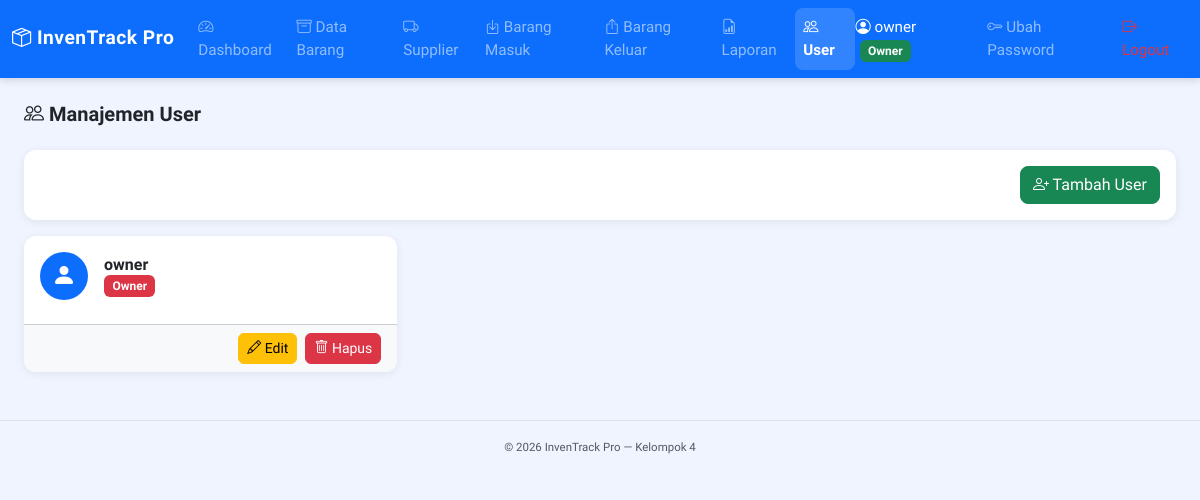
Page /pages/manajemen_user.php (signed in) on the earlier database version.
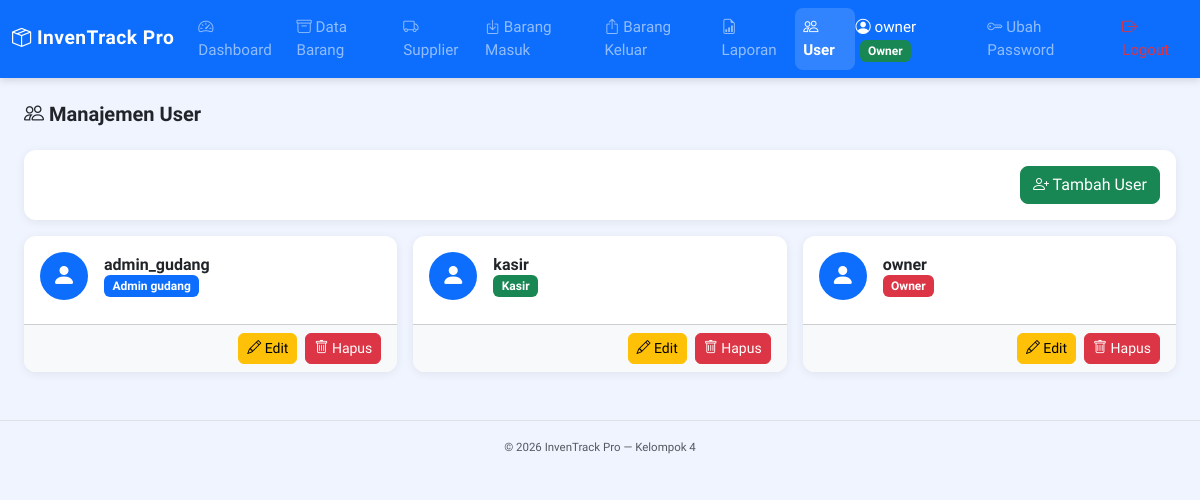
Same page on the later database version.
### tables this page shows
CREATE TABLE `users` (
  `id_user` int(11) NOT NULL,
  `username` varchar(50) NOT NULL,
  `password` varchar(255) NOT NULL,
  `role` enum('admin_gudang','kasir','owner') NOT NULL
);

### pages/manajemen_user.php (the view, shortened to what this page needs)
<?php require_once __DIR__ . '/../includes/header.php'; ?>
<?php
$result = mysqli_query($conn, "SELECT * FROM users ORDER BY role ASC, username ASC");
?>
<h5 class="fw-bold mb-4"><i class="bi bi-people"></i> Manajemen User</h5>
<div class="card mb-3">
    <div class="card-body d-flex justify-content-end">
        <button class="btn btn-success" data-bs-toggle="modal" data-bs-target="#modalTambah">
            <i class="bi bi-person-plus"></i> Tambah User
        </button>
    </div>
</div>
<div class="row g-3">
    <?php if (mysqli_num_rows($result) > 0): ?>
        <?php while ($row = mysqli_fetch_assoc($result)): ?>
        <div class="col-md-4 col-sm-6">
            <div class="card h-100">
                <div class="card-body">
                    <div class="d-flex align-items-center gap-3 mb-2">
                        <div class="bg-primary rounded-circle d-flex align-items-center justify-content-center"
                             style="width:48px;height:48px">
                            <i class="bi bi-person-fill text-white fs-4"></i>
                        </div>
                        <div>
                            <h6 class="mb-0 fw-bold"><?= htmlspecialchars($row['username']) ?></h6>
                            <span class="badge
                                <?php
                                    if ($row['role'] === 'owner') echo 'bg-danger';
                                    elseif ($row['role'] === 'admin_gudang') echo 'bg-primary';
                                    else echo 'bg-success';
                                ?>">
                                <?= ucfirst(str_replace('_', ' ', $row['role'])) ?>
                            </span>
                        </div>
                    </div>
                </div>
                <div class="card-footer d-flex justify-content-end gap-2">
                    <?php if ($row['id_user'] !== $_SESSION['id_user']): ?>
                        <button class="btn btn-sm btn-warning"
                            data-bs-toggle="modal"
                            data-bs-target="#modalEdit"
                            data-id="<?= $row['id_user'] ?>"
                            data-username="<?= htmlspecialchars($row['username']) ?>"
                            data-role="<?= $row['role'] ?>">
                            <i class="bi bi-pencil"></i> Edit
                        </button>
                        <button class="btn btn-sm btn-danger"
                            data-bs-toggle="modal"
                            data-bs-target="#modalHapus"
                            data-id="<?= $row['id_user'] ?>"
                            data-username="<?= htmlspecialchars($row['username']) ?>">
                            <i class="bi bi-trash"></i> Hapus
                        </button>
                    <?php else: ?>
                        <span class="text-muted small fst-italic">Akun aktif</span>
                    <?php endif; ?>
                </div>
            </div>
        </div>
        <?php endwhile; ?>
    <?php endif; ?>
</div>
<?php require_once __DIR__ . '/../includes/footer.php'; ?>

Differences in the rows shown:
added users: username "admin_gudang", role "Admin gudang"
added users: username "kasir", role "Kasir"
